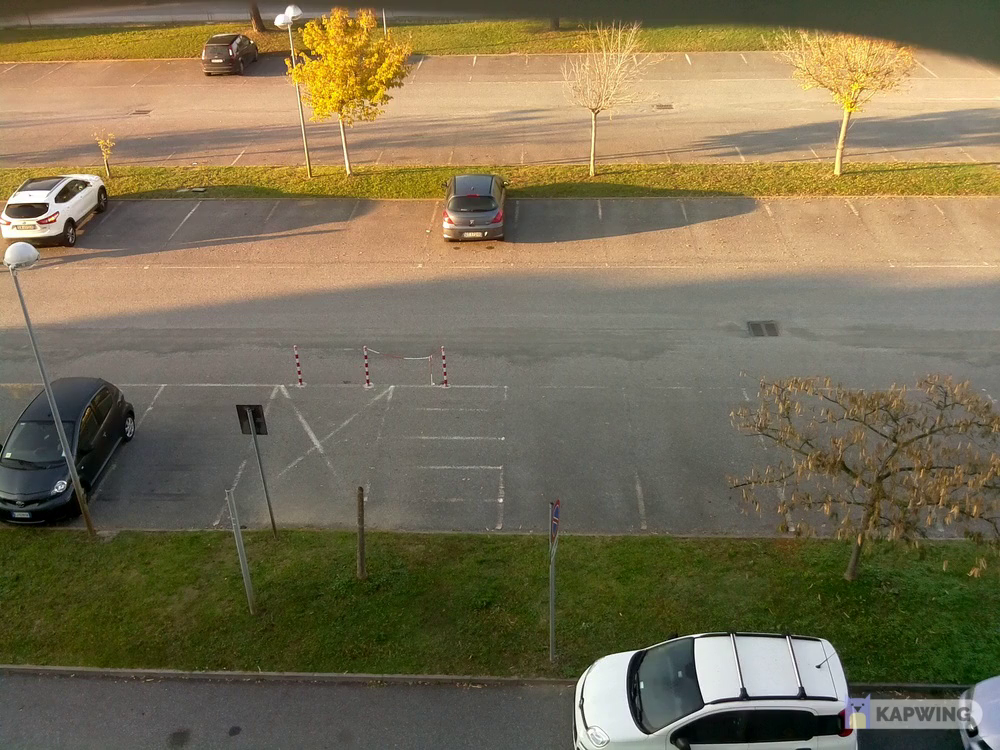
#> input picture frame 105 of test1.mp4, 1000 x 750 px, given in place of test.mp4, which was not available
$ python display_manager.py
#> lines starting #> are read from the running program, lines starting #| are printed output that depends on the picture
import numpy as np
import cv2

cap = cv2.VideoCapture('test.mp4')

while(cap.isOpened()):
    ret, frame = cap.read()
#> frame is the input picture: shape (750, 1000, 3); mean B, G, R 82.4, 111.2, 122.5

    gray = cv2.cvtColor(frame, cv2.COLOR_BGR2GRAY)
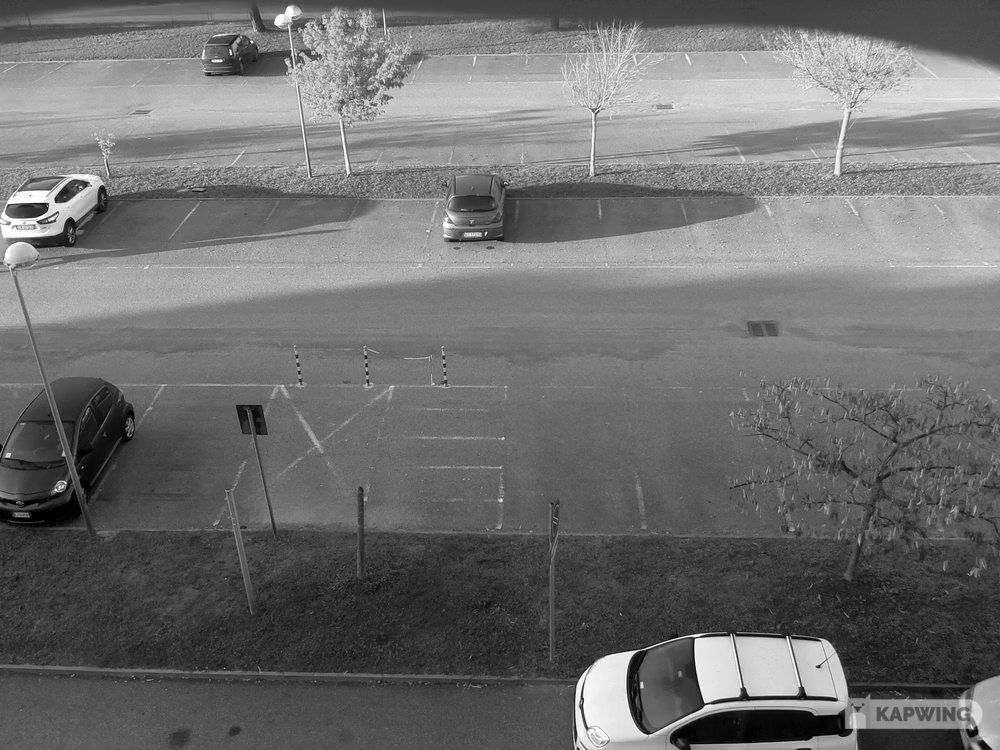
#> gray: shape (750, 1000); min 0, max 255, mean 111.3

    cv2.imshow('frame',gray)
    if cv2.waitKey(1) & 0xFF == ord('q'):
#> (key q is pressed here)
        break

    cv2.waitKey(500)

cap.release()
cv2.destroyAllWindows()

$ run again, starting later in the video
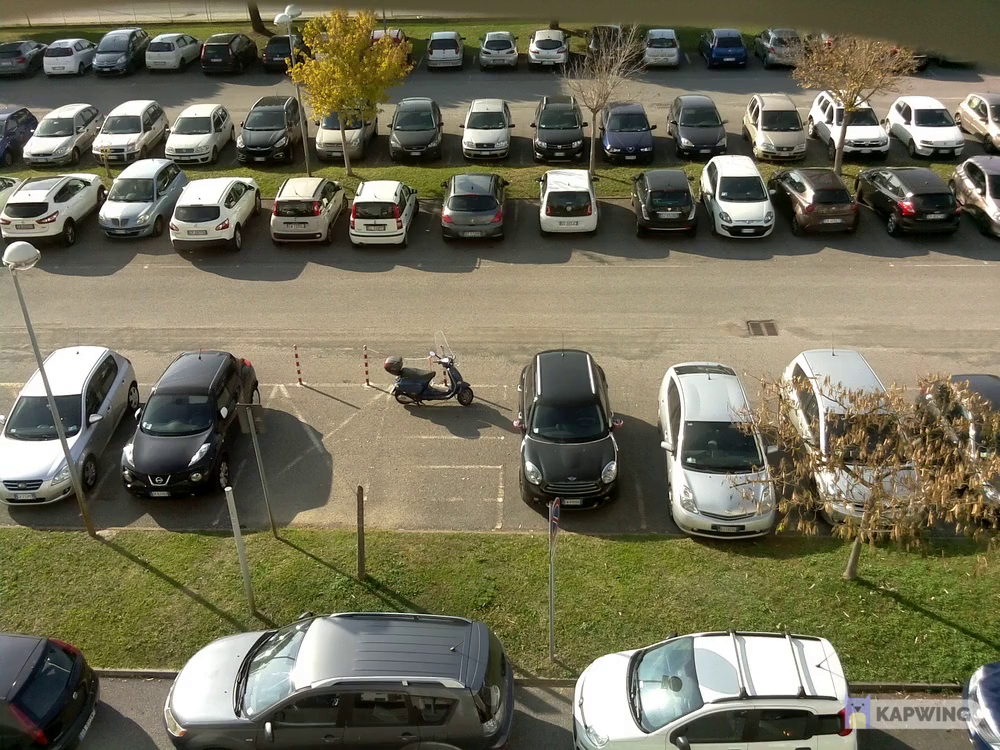
#> input picture frame 472 of test1.mp4, 1000 x 750 px, given in place of test.mp4, which was not available
#> frame is the input picture: shape (750, 1000, 3); mean B, G, R 88.1, 110.2, 113.7
#> `gray = cv2.cvtColor(frame, cv2.COLOR_BGR2GRAY)`:
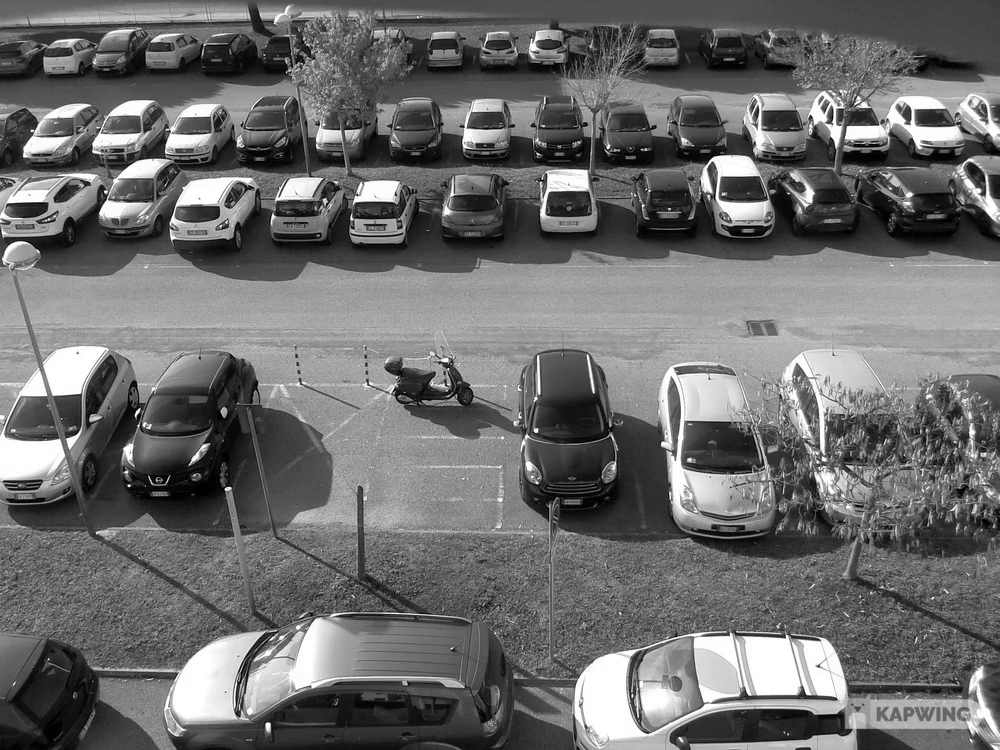
#> gray: shape (750, 1000); min 0, max 255, mean 108.7

$ run again, starting later in the video
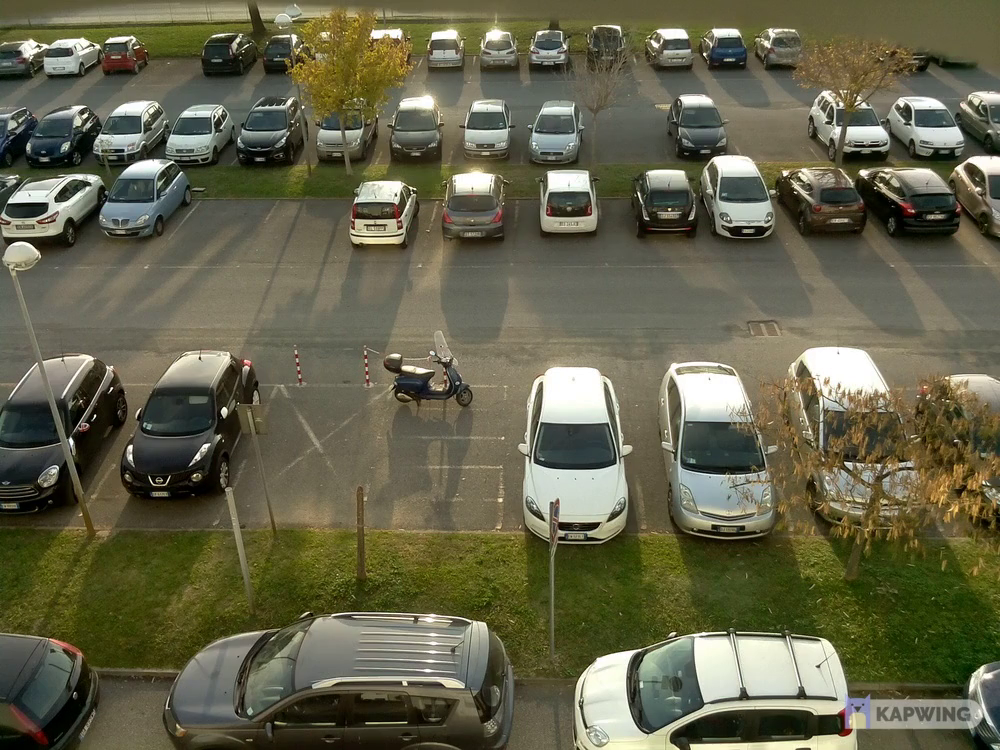
#> input picture frame 840 of test1.mp4, 1000 x 750 px, given in place of test.mp4, which was not available
#> frame is the input picture: shape (750, 1000, 3); mean B, G, R 74.9, 99.3, 100.8
#> `gray = cv2.cvtColor(frame, cv2.COLOR_BGR2GRAY)`:
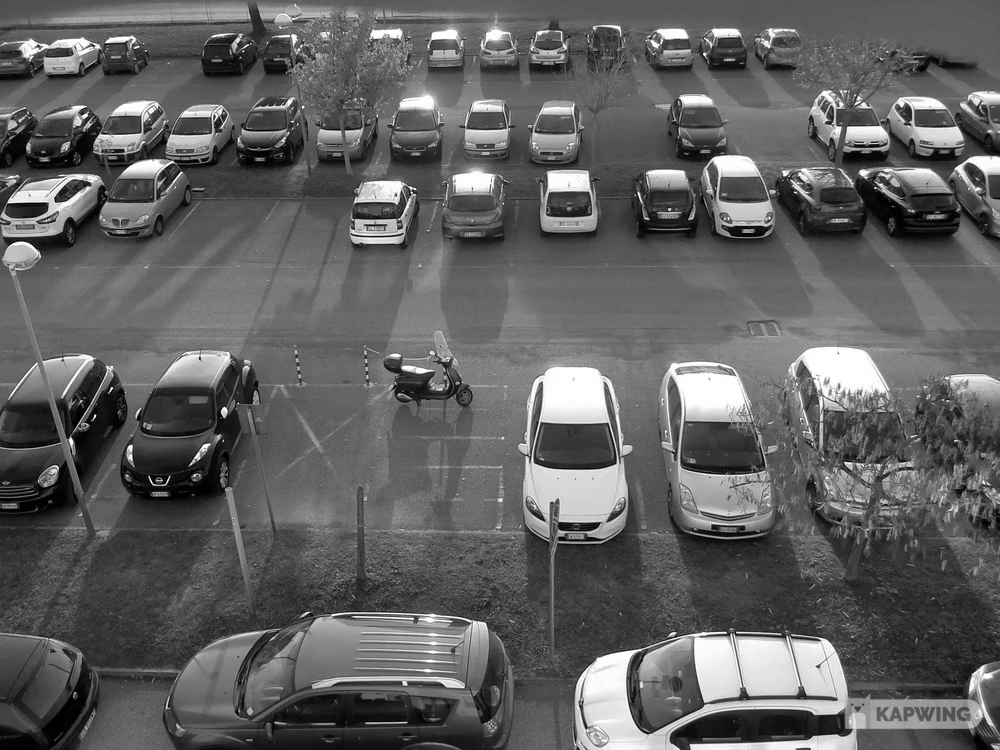
#> gray: shape (750, 1000); min 0, max 255, mean 96.9
